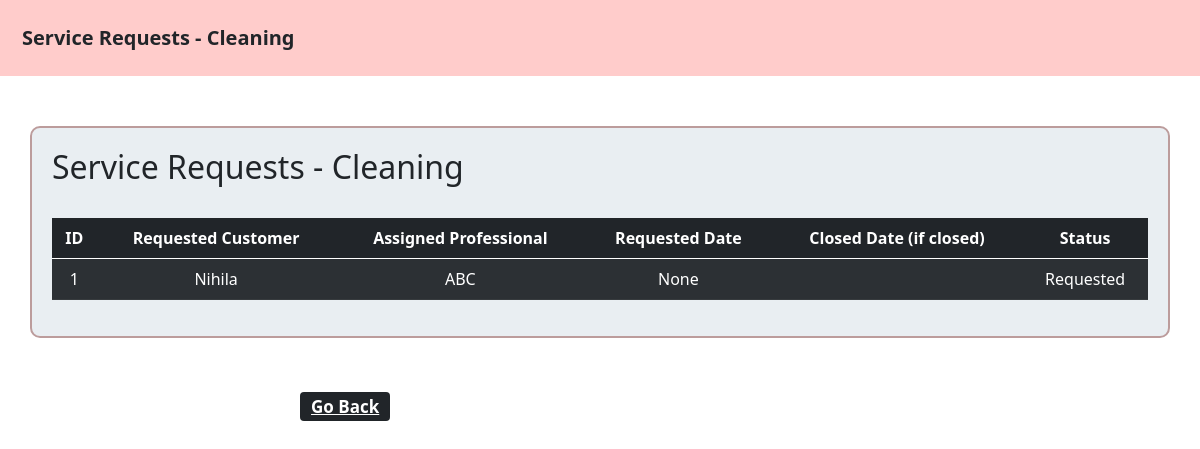
The page /service_request/1 on the database as committed earlier.
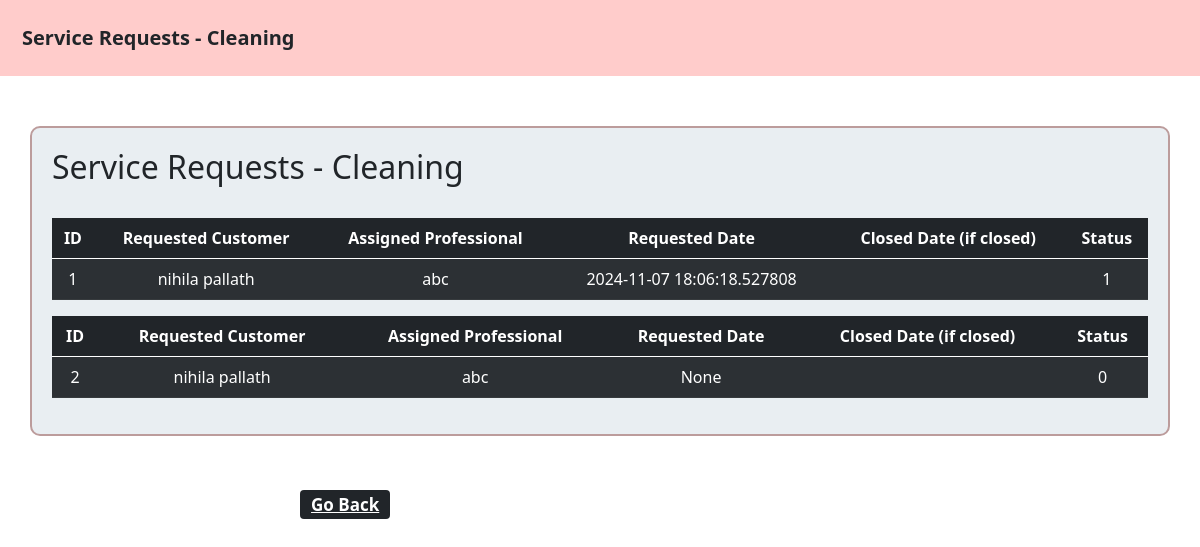
The same page on the database as committed later.
### backend/models.py (models this page shows)
class Service_Request(db.Model):
    __tablename__="service_request"
    id=db.Column(db.Integer,primary_key=True)
    service_id=db.Column(db.Integer,db.ForeignKey("service.id"),nullable=False)
    customer_id=db.Column(db.Integer,db.ForeignKey("customer_info.id"),nullable=False)
    professional_id=db.Column(db.Integer,db.ForeignKey("professional_info.id"),nullable=False)
    date_of_request=db.Column(db.DateTime, default=datetime.now)
    service_status=db.Column(db.Integer,default=0) # requested from cust=>0 ACCEPTED by prof=>1 reject by prof =>2 CLOSED by cust=>3
    remarks=db.Column(db.String,nullable=True)

class Customer_Info(db.Model):
    __tablename__="customer_info"
    id=db.Column(db.Integer,primary_key=True)
    email_id=db.Column(db.String,unique=True,nullable=False)
    password=db.Column(db.String,nullable=False)
    full_name=db.Column(db.String,nullable=False)
    phone_number=db.Column(db.Integer,nullable=False)
    role=db.Column(db.Integer,default=1) #for customer its 1 . for admin its 0
    address=db.Column(db.String,nullable=False)
    pin_code=db.Column(db.Integer,nullable=False)
    blocked_status=db.Column(db.Integer,default=0) #not blocked=0, 1-blocked
    service_requests=db.relationship("Service_Request",cascade="all,delete",backref="customer_info",lazy=True)

class Professional_Info(db.Model):
    __tablename__="professional_info"
    id=db.Column(db.Integer,primary_key=True)
    email_id=db.Column(db.String,unique=True,nullable=False)
    password=db.Column(db.String,nullable=False)
    full_name=db.Column(db.String,nullable=False)
    experience=db.Column(db.Integer,nullable=False)
    proof_doc=db.Column(db.String,nullable=False)
    address=db.Column(db.String,nullable=False)
    pin_code=db.Column(db.Integer,nullable=False)
    service_id=db.Column(db.Integer,db.ForeignKey("service.id"))
    rating=db.Column(db.Integer,default=0)
    price=db.Column(db.Integer,nullable=True)
    profile_status=db.Column(db.Integer,default=0) #not accepted yet=0 ,accepted=1
    blocked_status=db.Column(db.Integer,default=0) #not blocked=0, 1-blocked
    service_requests=db.relationship("Service_Request",cascade="all,delete",backref="professional_info",lazy=True)

### backend/controller.py (the view)
@app.route("/service_request/<int:service_id>")
def service_request(service_id):
    serv_obj=Service.query.get(service_id)
    serv_name=serv_obj.name
    service_requests=Service_Request.query.filter_by(service_id=service_id).all()
    prof_dict={prof_obj.id:prof_obj for prof_obj in Professional_Info.query.all()} #profession_dict {profession_id:profession obj}
    cust_dict={cust_obj.id:cust_obj for cust_obj in Customer_Info.query.all()}
    return render_template("service_request.html",serv_name=serv_name,customer=cust_dict,service_requests=service_requests,professionals=prof_dict)

### templates/service_request.html (shortened to what this page needs)
<!DOCTYPE html>
<html lang="en">
    <head>
        <link href="https://cdn.jsdelivr.net/npm/bootstrap@5.0.2/dist/css/bootstrap.min.css" rel="stylesheet">
    </head>
    <body>
        <div class="container-fluid" style="background-color: #ffcccb; padding: 10px;">
            <nav class="navbar navbar-expand-lg navbar-light w-100">
                <div class="container-fluid">
                    <a class="navbar-brand text-dark" href="#"><strong>Service Requests - {{serv_name}}</strong></a>
                </div>
            </nav>
        </div>
        {% if service_requests != [] %}
            <div class="container-box">
                <h2>Service Requests - {{serv_name}} </h2><br>
                {% for request in service_requests %}
                    <table class="table table-dark table-striped" style="text-align: center;">
                        <thead>
                            <tr>
                                <th scope="col">ID</th>
                                <th scope="col">Requested Customer</th>
                                <th scope="col">Assigned Professional</th>
                                <th scope="col">Requested Date</th>
                                <th scope="col">Closed Date (if closed)</th>
                                <th scope="col">Status</th>
                            </tr>
                        </thead>
                        <tbody>
                            <tr>
                                <td>{{request.id}} </td>
                                <td>{{customer[request.customer_id].full_name}} </td>
                                <td>{{professionals[request.professional_id].full_name}} </td>
                                <td>{{request.date_of_request}}</td>
                                <td>{{request.completion_date}}</td>
                                <td>{{request.service_status}}</td>
                            </tr>
                        </tbody>
                    </table>
                {% endfor %}
            </div>
        {% else %}
            <h2 style="text-align: center;color: red;padding: 50px;"> No Requests yet !</h2>
        {% endif %}
        <br>
        <a type="button" style="font-size: 17px;margin-left:300px;" href="/admin_dashboard" class="badge bg-dark">Go Back</a>
    </body>
</html>

Rows that differ between the two databases and show on the page:
removed Professional_Info: full_name "ABC"
changed Service_Request id 1: date_of_request "None" → "2024-11-07 18:06:18.527808"; service_status "Requested" → "1"
changed Customer_Info: full_name "Nihila" → "nihila pallath"
added Professional_Info: full_name "abc"
added Service_Request: id "2", {{ customer[request.customer_id].full_name }} "nihila pallath", date_of_request "None", service_status "0"
